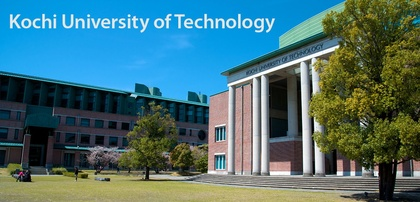
%> input picture Exp_20221017/kut.jpg, 420 x 202 px, shrunk from 933 x 449 before the run
$ octave i1250373_kadai2.m   (GNU Octave 9; MATLAB toolbox functions it lacks are replaced by stand-ins)
%> lines starting %> are read from the running program, lines starting %| are printed output that depends on the picture
clear;
close all
img_name = 'kut.jpg';
output_name = 'input1_tonemapped.jpg';

img = imread(img_name);
%> img is the input picture: size 202x420x3 uint8; mean R, G, B 72.8, 113.2, 118

%グレイスケール画像に変換
gimg = 0.3*img(:,:,1) + 0.59*img(:,:,2) + 0.11*img(:,:,3);
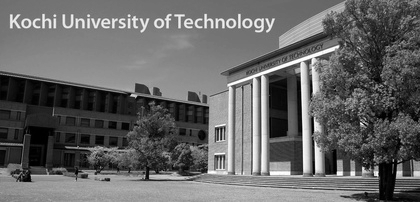
%> gimg: size 202x420 uint8; min 0, max 255, mean 101.7
%imshow(gimg);
result = gimg / 64;
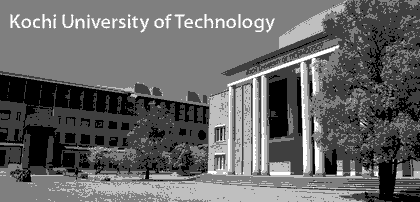
%> result: size 202x420 uint8; min 0, max 4, mean 1.62; drawn with min black and max white
result = result * 85;
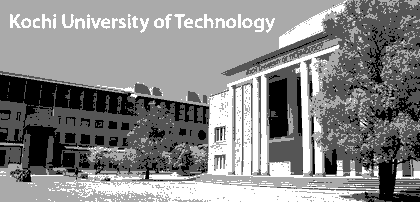
%> result: size 202x420 uint8; min 0, max 255, mean 135.3
imshow(result)
[hegigh, width] = size(gimg);
%> hegigh = 202; width = 420
count = zeros(1,256);

for k = 0:255 % 0<=k<=255
    for h = 1:width
        for w = 1:width
%> (the run ends here)
